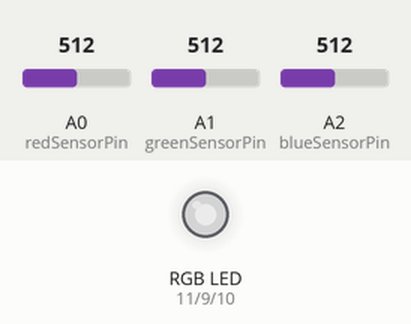
A sketch run on a simulated Arduino Uno, built with avr-gcc and run on an emulated ATmega328P. Shown: an RGB LED mixed from three pins (HIGH = lit). The inputs (shaded band) are chosen by the test bench; at power-on: A0 (redSensorPin) = 512, A1 (greenSensorPin) = 512, A2 (blueSensorPin) = 512. Dim RGB values are drawn brighter than linear; what the sketch prints to the serial monitor is not drawn.

Above: at 1.2 s.
1.3 s: A0 (redSensorPin) set to 416
At 2.2 s:
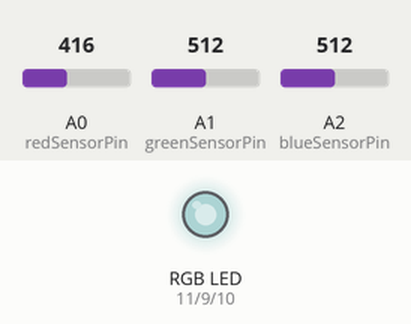
3.1 s: A0 (redSensorPin) set to 384
At 3.5 s:
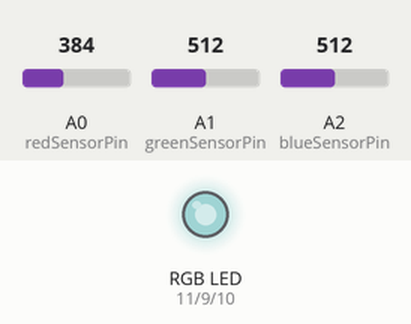
5.2 s: A1 (greenSensorPin) set to 417
At 5.7 s:
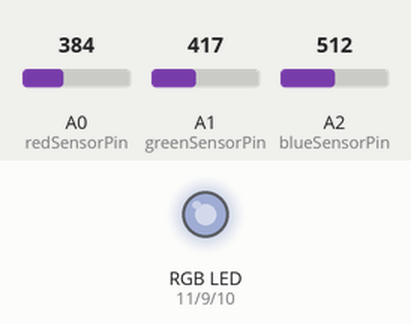
7.0 s: A1 (greenSensorPin) set to 384
At 7.8 s:
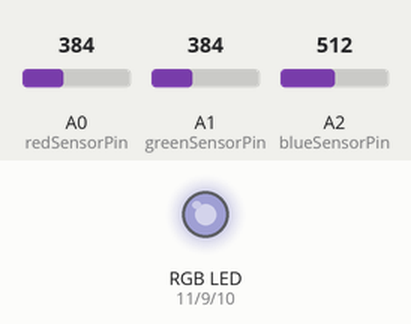
8.8 s: A2 (blueSensorPin) set to 417
At 10.2 s:
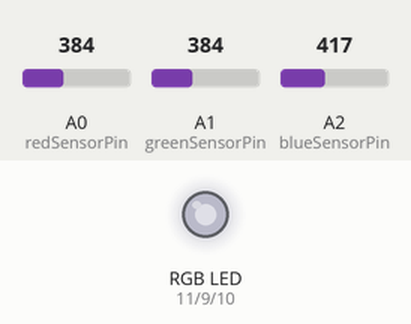
10.7 s: A2 (blueSensorPin) set to 388
At 12.2 s:
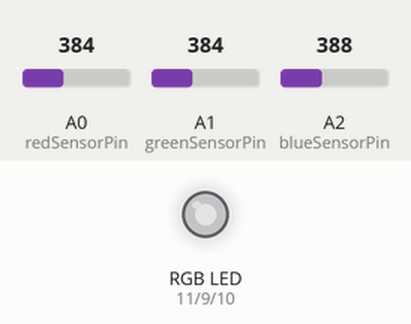
Timing chart, 0 to 13.5 s (numbered marks = the images above; inputs shaded):
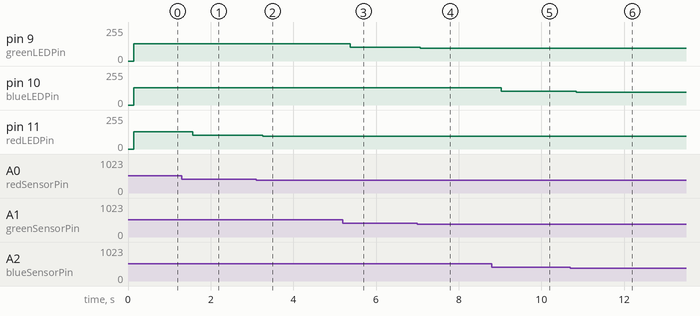

Measured:
- after the input at 1.3 s, pin 11 (redLEDPin): 128/255 → 104/255 after 0.26 s
- after the input at 3.1 s, pin 11 (redLEDPin): 104/255 → 96/255 after 0.16 s
- after the input at 5.2 s, pin 9 (greenLEDPin): 128/255 → 104/255 after 0.18 s
- after the input at 7.0 s, pin 9 (greenLEDPin): 104/255 → 96/255 after 0.07 s
- after the input at 8.8 s, pin 10 (blueLEDPin): 128/255 → 104/255 after 0.23 s
- after the input at 10.7 s, pin 10 (blueLEDPin): 104/255 → 97/255 after 0.15 s

The sketch:

Color_Mixing_Lamp.ino
```cpp
// define vars
const int greenLEDPin = 9;
const int redLEDPin = 11;
const int blueLEDPin = 10;

const int redSensorPin = A0;
const int greenSensorPin = A1;
const int blueSensorPin = A2;

int redValue = 0;
int greenValue = 0;
int blueValue = 0;

int redSensorValue = 0;
int blueSensorValue = 0;
int greenSensorValue = 0;

// program setup
void setup() {
  // open up a serial port connection
  Serial.begin(9600);

  // define our outputs
  pinMode(greenLEDPin, OUTPUT);
  pinMode(redLEDPin, OUTPUT);
  pinMode(blueLEDPin, OUTPUT);

}

// program loop
void loop() {
  // read the sensor values
  redSensorValue = analogRead(redSensorPin);
  delay(50);
  blueSensorValue = analogRead(blueSensorPin);
  delay(50);
  greenSensorValue = analogRead(greenSensorPin);

  // print the raw sensor values to the serial monitor
  Serial.print("Raw sensor values \t Red: ");
  Serial.print(redSensorValue);
  Serial.print("\t Green: ");
  Serial.print(greenSensorValue);
  Serial.print("\t Blue: ");
  Serial.print(blueSensorValue);

  redValue = redSensorValue / 4;
  greenValue = greenSensorValue / 4;
  blueValue = blueSensorValue / 4;

  Serial.print("Mapped sensor values \t Red: ");
  Serial.print(redValue);
  Serial.print("\t Green: ");
  Serial.print(greenValue);
  Serial.print("\t Blue: ");
  Serial.print(blueValue);

  analogWrite(redLEDPin, redValue);
  analogWrite(greenLEDPin, greenValue);
  analogWrite(blueLEDPin, blueValue);

}
```
